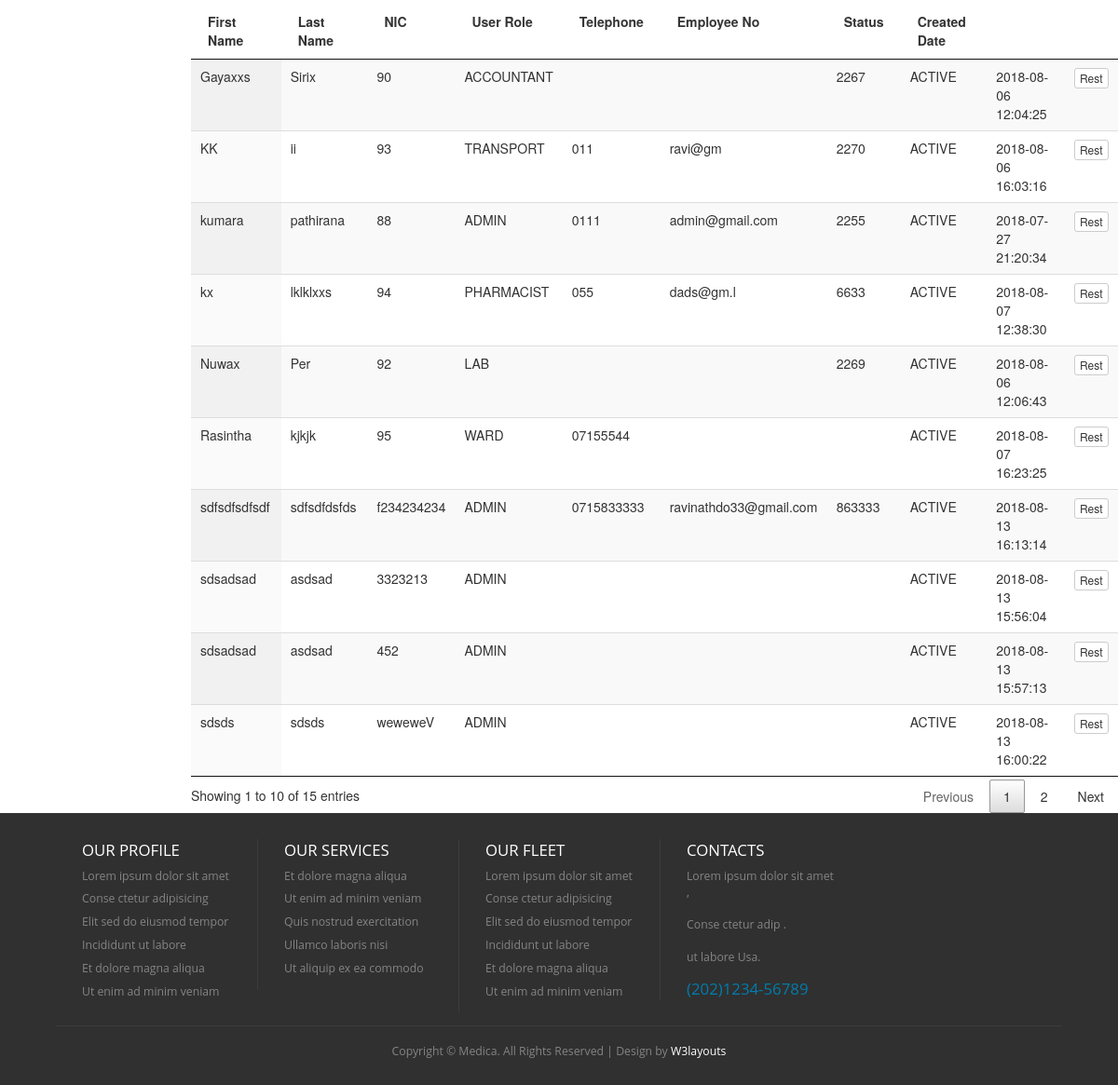
Before: /index.php/admin_controller/loadUserRegistration (lower part) with the older database file.
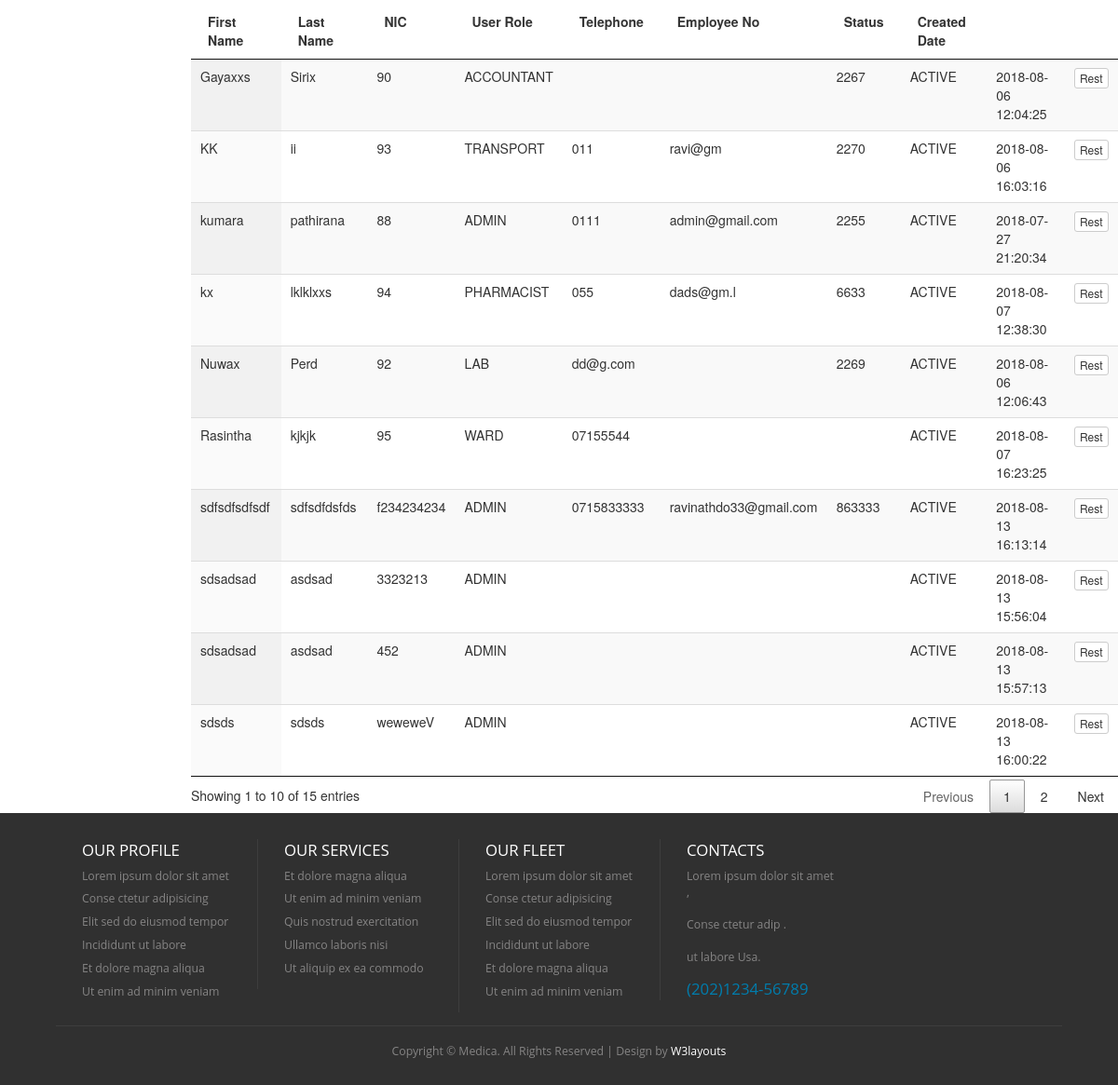
After: the same page with the newer database file.
### tables this page shows
CREATE TABLE `hms_user` (
  `id` int(5) NOT NULL AUTO_INCREMENT,
  `first_name` varchar(100) DEFAULT NULL,
  `last_name` varchar(100) DEFAULT NULL,
  `nic` varchar(12) DEFAULT NULL,
  `pword` text,
  `user_role` varchar(20) DEFAULT NULL,
  `telephone` varchar(20) DEFAULT NULL,
  `email` varchar(100) DEFAULT NULL,
  `empno` varchar(10) DEFAULT NULL,
  `status_code` varchar(20) DEFAULT NULL,
  `created_date` timestamp NOT NULL DEFAULT CURRENT_TIMESTAMP,
  `created_user` int(5) DEFAULT NULL,
  PRIMARY KEY (`id`),
  UNIQUE KEY `NewIndex1` (`nic`)
);

### application/controllers/Admin_Controller.php (called while the page is built, shortened)
<?php
class Admin_Controller extends CI_Controller {
    public function loadUserRegistration() {
        $this->load->model(array('User'));
        $user = new User();
        $data['msg'] = '';
        $data['userList'] = $user->get();
        $this->load->view('admin/admin-user-registration', $data);
    }
}

### index.php (called while the page is built, shortened)
<?php
require_once BASEPATH.'core/CodeIgniter.php';

### application/core/my_model.php (called while the page is built, shortened)
<?php
class MY_Model extends CI_Model{
    public function get($limit=0,$offset = 0) {
        if($limit){
            $query = $this->db->get($this::DB_TABLE,$limit,$offset);
        }else{
            $query = $this->db->get($this::DB_TABLE);
        }
        $ret_val = array();
        foreach ($query->result() as $row) {
            $model = new $class;
            $model->populate($row);
            $ret_val[$row->{$this::DB_TABLE_PK}] = $model;
        }
        return $ret_val;
    }
}

### application/views/admin/admin-user-registration.php (the view, shortened to what the changed rows need)
<!DOCTYPE HTML>
<html>
    <head>
        <link href="<?php echo base_url('css/style.css'); ?>" rel="stylesheet" type="text/css"  media="all" />
        <link href="<?php echo base_url('css/bootstrap.css'); ?>" rel="stylesheet" type="text/css"/>
        <link rel="stylesheet" href="<?php echo base_url('css/responsiveslides.css') ?>">
        <link rel="stylesheet" href="https://use.fontawesome.com/releases/v5.2.0/css/all.css">
    </head>
    <body>
        <div class="content">
            <div class="row">
                <div class="col-md-10">
                    <table id="example" class="display" cellspacing="0" width="100%">
                        <thead>
                            <tr>
                                <th>First Name</th>
                                <th>Last Name</th>
                                <th>NIC</th>
                                <th>User Role</th>
                                <th>Telephone</th>
                                <th>Employee No</th>
                                <th>Status</th>
                                <th>Created Date</th>
                                <th></th>
                                <th></th>
                            </tr>
                        </thead>
                        <tbody>
                            <?php
                            foreach ($userList as $value) {
                                ?>
                                <tr>
                                    <td><?= $value->first_name ?></td>
                                    <td><?= $value->last_name ?></td>
                                    <td><?= $value->nic ?></td>
                                    <td><?= $value->user_role?></td>
                                    <td><?= $value->telephone?></td>
                                    <td><?= $value->email?></td>
                                    <td><?= $value->empno ?></td>
                                    <td><?= $value->status_code ?></td>
                                    <td><?= $value->created_date ?></td>
                                    <td>
                                        <a href="<?= base_url('Admin_Controller/loadUpdateUserProfile/'.$value->id)   ?>" class="btn btn-default btn-xs" >Rest</a>
                                    </td>
                                    <?php
                                }
                                ?>
                            </tr>
                        </tbody>
                    </table>
                    <link href="<?= base_url('css/jquery.dataTables.min.css') ?>" rel="stylesheet" type="text/css"/>
                </div>
            </div>
        </div>
    </body>
</html>

Changed rows visible on the page:
changed hms_user "Nuwax": last_name "Per" → "Perd"; telephone (not shown) → "dd@g.com"
